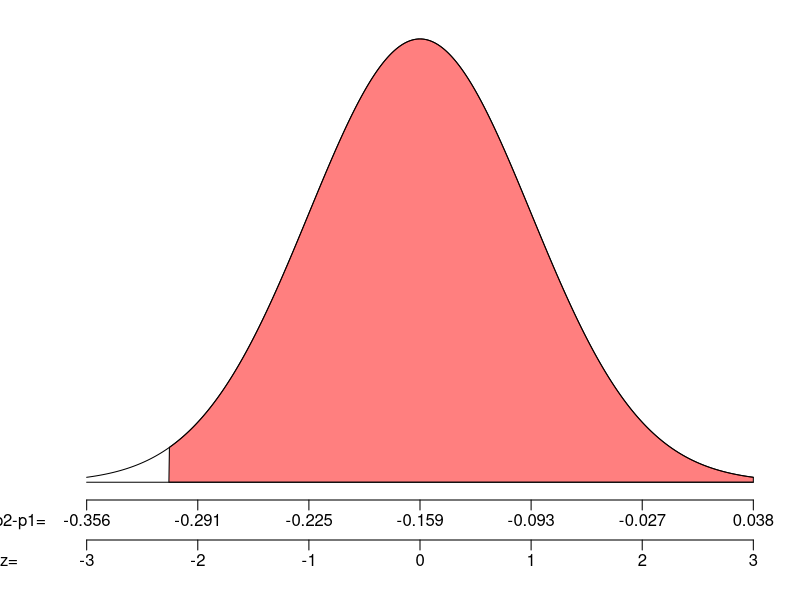

This figure's R source:
## ---- chunk 1
options(scipen=999)
## DATA GENERATION
while(T)
{
    p1 = round(runif(1,0.01,0.99),3)
    p2 = round(runif(1,0.01,0.99),3)
    dp = p2-p1
    n1 = sample(1:10,1)*10^sample(1:3,1)
    n2 = sample(1:10,1)*10^sample(1:3,1)
    se = signif(sqrt(p1*(1-p1)/n1+p2*(1-p2)/n2),3)
    is_norm1 = (p1*n1>10 & (1-p1)*n1>10)
    is_norm2 = (p2*n2>10 & (1-p2)*n2>20)
    if(is_norm1 & is_norm2 & se>0.005)
    {
        break
    }
}
z = round(runif(1,-2.6,2.6),2)
dphat = round(z*se+dp,3)
z = round((dphat-dp)/se,2)
Pr = 1-round(pnorm(z),4)

adj = sample(c("cold","angry","sorry","abysmal",
               "happy", "preoccupied", "sick", "green",
               "fluorescent", "folksy", "reclusive", "omnivorous",
               "special"), 1)
wrd1 = sample(c("more than", "over", "at least", "above"), 1)
## ---- chunk 2
par(mar=c(5,3,1,1))
zs = seq(-3,3,length=1000)
ys = dnorm(zs)
plot(zs, ys, 'l',xlim = c(-3,3), ylim = c(0,0.4),
     ann=FALSE,xaxt="n",yaxt="n",
     lwd=1,bty='n')
axis(side=1, line=0, at=-3:3, labels = FALSE)
mtext(round(p2-p1+(-3:3)*se,3),side=1,line=0.5,at=-3:3)
mtext(c("p2-p1="),line=0.5,side=1,at=-3.6)
axis(side=1, line=2,at=-3:3, labels = FALSE)
mtext(-3:3,side=1,line=2.5,at=-3:3)
mtext(c("z="),line=2.5,side=1,at=-3.7)
polygon(c(zs[zs>=z], 3, z),c(ys[zs>=z], 0, 0), col=rgb(1,0,0,0.5))
lines(c(-3,3),c(0,0),'l',lwd=1)
